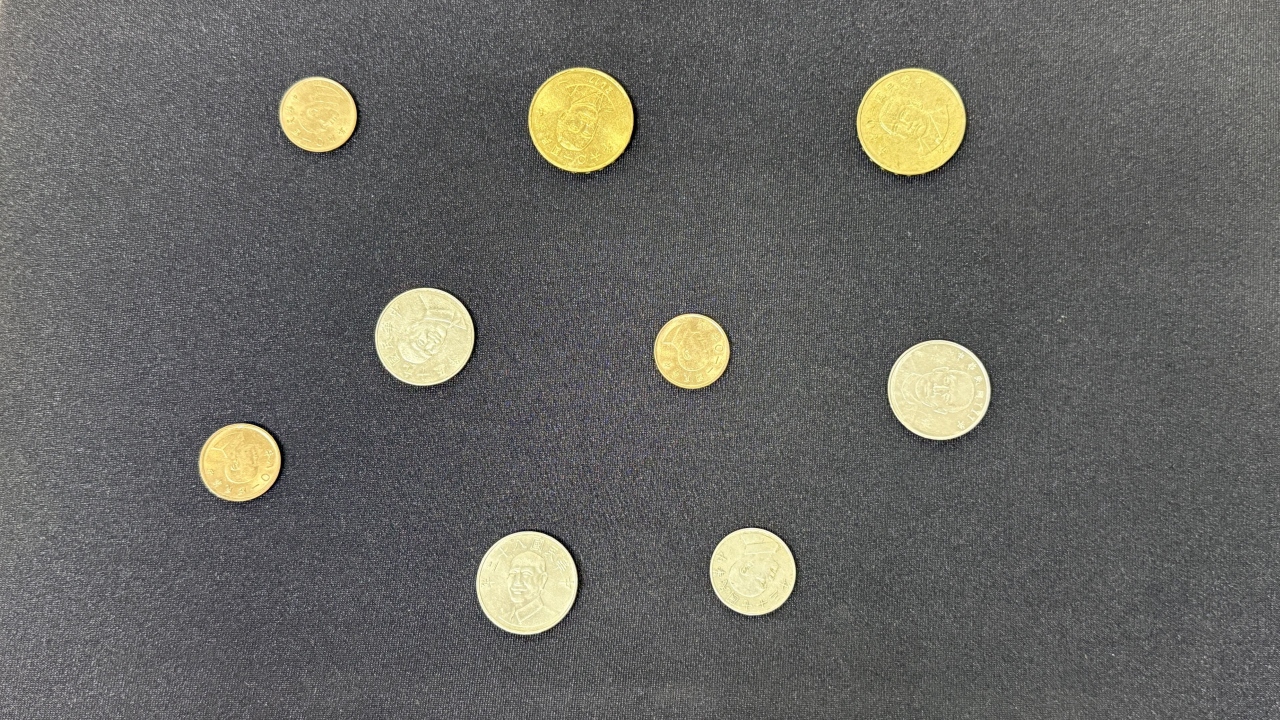
#> input picture data/image2.jpg, 3840 x 2160 px (shown at 1/3 size)
$ jupyter execute eliott.ipynb
#> lines starting #> are read from the running program, lines starting #| are printed output that depends on the picture; after the words box and inside, x2 and y2 are one past the last pixel; in counts of white or black regions, pixels touching at a corner belong together
[cell 1]
import matplotlib.pyplot as plt
import numpy as np
import cv2
#import scikit-image as skimage

chemin = './data/image2.jpg'
piece = cv2.imread(chemin, cv2.IMREAD_GRAYSCALE) # on force l'image a rester en niveau de gris (car c'est plus simple pour detecter les cercles)
#> piece: shape (2160, 3840); min 0, max 255, mean 102.2
#piece = piece[220:1900, 750:2800] # on recadre jsp si c'est vrm utile
echelle = 0.25
piece_reduite = cv2.resize(piece, None, fx=echelle, fy=echelle, interpolation=cv2.INTER_AREA) # pour reduire la quelité pour que ça aille plus vite
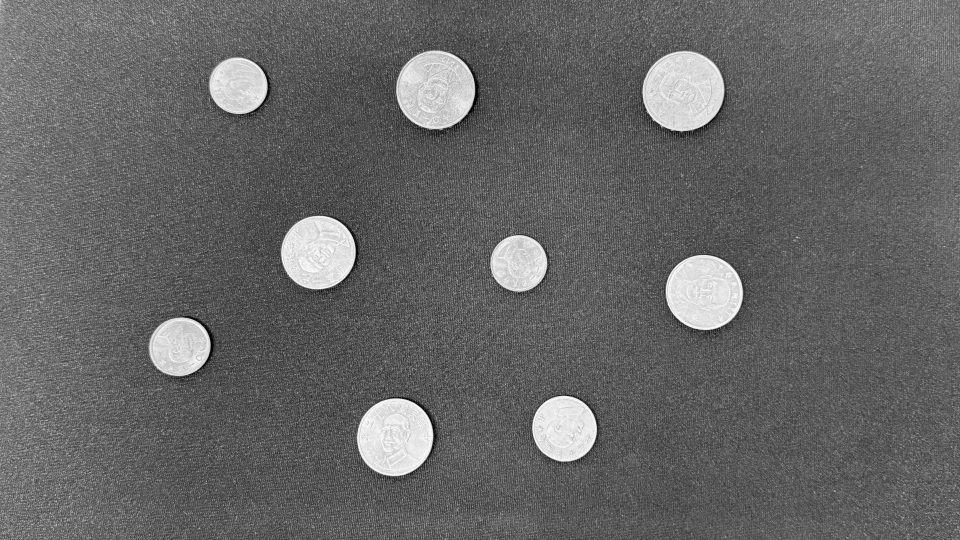
#> piece_reduite: shape (540, 960); min 0, max 252, mean 102.2
piece_floue = cv2.medianBlur(piece_reduite, 5) # pour ne pas etre perturbé par certain détail (c'est juste pour la detection des cercles)
image_resultat = cv2.cvtColor(piece, cv2.COLOR_GRAY2RGB) # permet a la fin de pouvoir rajouter des couleurs sur l'image (car plus tot j'ai forcer l'image a rester en niveau de gris)

cercles = cv2.HoughCircles(
    piece_floue, # l'image sur la quel on cherche les cercles
    cv2.HOUGH_GRADIENT, # la methode
    dp=1.2, # a quel point ça dois etre un cercle parfait (1 c'est parfait, 1.2 ça peut être légeremnt oval)
    minDist=65, # la distance minimale entre 2 cercle, pour eviter de detecter 2 fois la mme piece
    param1=100, # plus c'est haut plus le contours doit etre net pour etre detecte
    param2=30, # le taux de fiabilité (plus c'est haut plus il a tendance a detecter des cercle)
    minRadius=25, # les limite de tailles des rayons des cercle
    maxRadius=60,
)
#> cercles = [[435, 89.4, 39.28], [563.4, 427.8, 32.44], [317.4, 251.4, 37.72], [705, 292.2, 37.12], [683.4, 93, 42.16], [517.8, 262.2, 28.84], [396.6, 436.2, 40.84], [178.2, 346.2, 29.32], [238.2, 84.6, 28.24]]

if piece is None:
    raise FileNotFoundError(f'Image introuvable : {chemin}')

if cercles is None:
    print('Aucun cercle détecté. Essaie de diminuer param2 ou ajuste minRadius/maxRadius.')
else:
    cercles = np.round(cercles[0] / echelle).astype(int)
#> cercles = [[1740, 358, 157], [2254, 1711, 130], [1270, 1006, 151], [2820, 1169, 148], [2734, 372, 169], [2071, 1049, 115], [1586, 1745, 163], [713, 1385, 117], [953, 338, 113]]
    for x, y, rayon in cercles:
        cv2.circle(image_resultat, (x, y), rayon, (0, 255, 0), 5)
        cv2.circle(image_resultat, (x, y), 5, (255, 0, 0), -1)
        print(f'cercle détecté : centre=({x}, {y}), taille={rayon*2}')
#> this loop made 9 passes
#| cercle détecté : centre=(1740, 358), taille=314
#| cercle détecté : centre=(2254, 1711), taille=260
#| cercle détecté : centre=(1270, 1006), taille=302
#| cercle détecté : centre=(2820, 1169), taille=296
#| cercle détecté : centre=(2734, 372), taille=338
#| cercle détecté : centre=(2071, 1049), taille=230
#| cercle détecté : centre=(1586, 1745), taille=326
#| cercle détecté : centre=(713, 1385), taille=234
#> (further printed lines are left out)
    print(f'{len(cercles)} cercles détectés')
#| 9 cercles détectés

plt.figure(figsize=(14, 8))
plt.imshow(image_resultat)
plt.axis('off')
plt.show()

[cell 2]
import matplotlib.pyplot as plt
import numpy as np
import cv2

chemin = './data/image4.jpg'
piece = cv2.imread(chemin, cv2.IMREAD_GRAYSCALE)
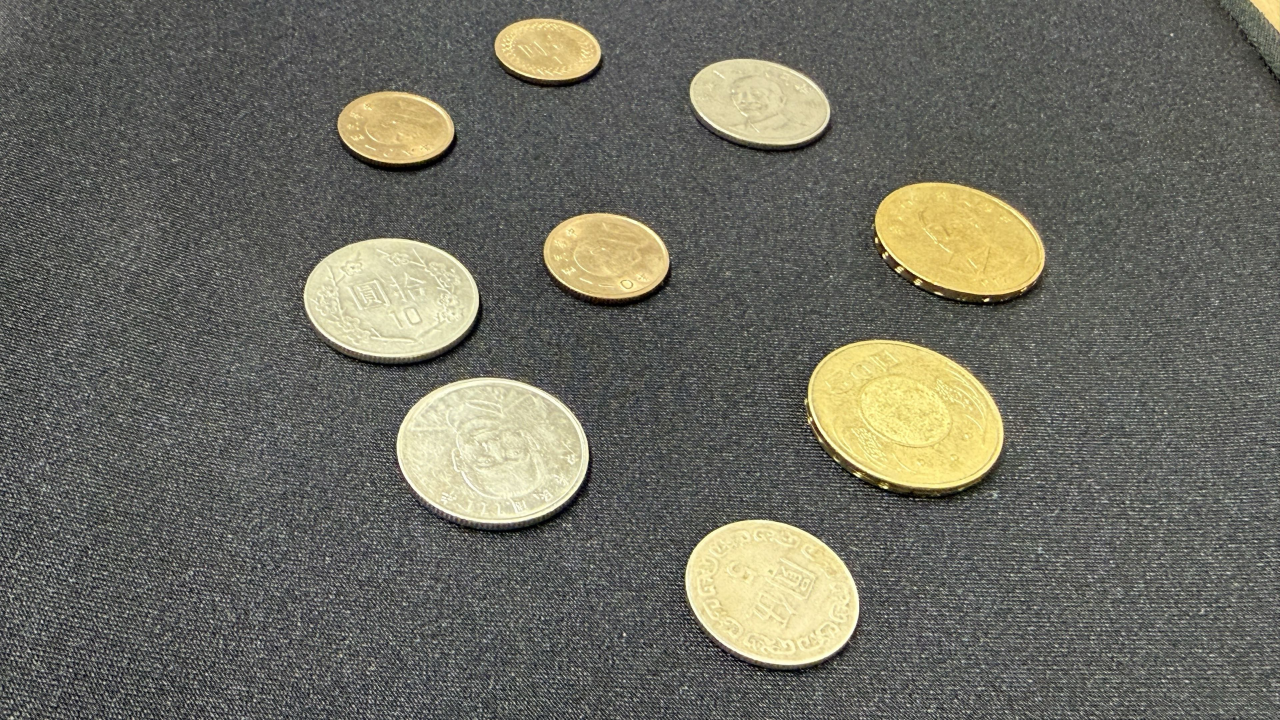
#> input picture data/image4.jpg, 3840 x 2160 px (shown at 1/3 size)
#> piece: shape (2160, 3840); min 0, max 255, mean 107
echelle = 0.23
piece_reduite = cv2.resize(piece, None, fx=echelle, fy=echelle, interpolation=cv2.INTER_AREA)
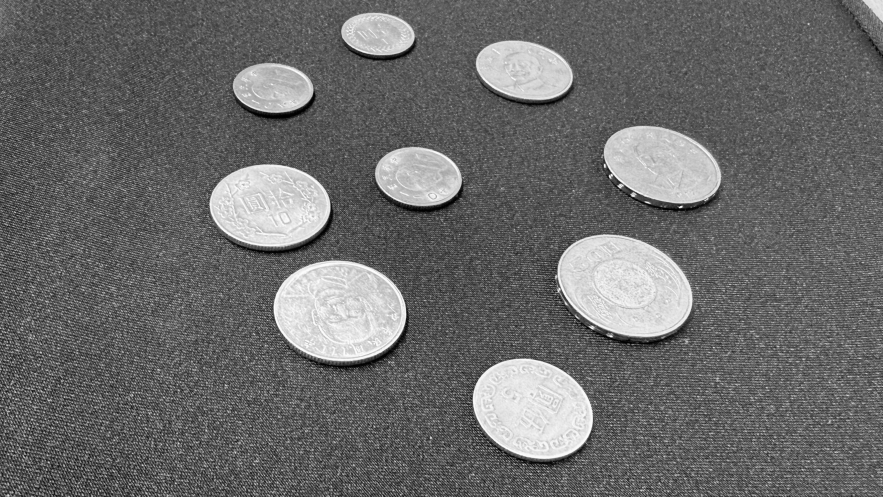
#> piece_reduite: shape (497, 883); min 0, max 253, mean 107
piece_floue = cv2.medianBlur(piece_reduite, 5)
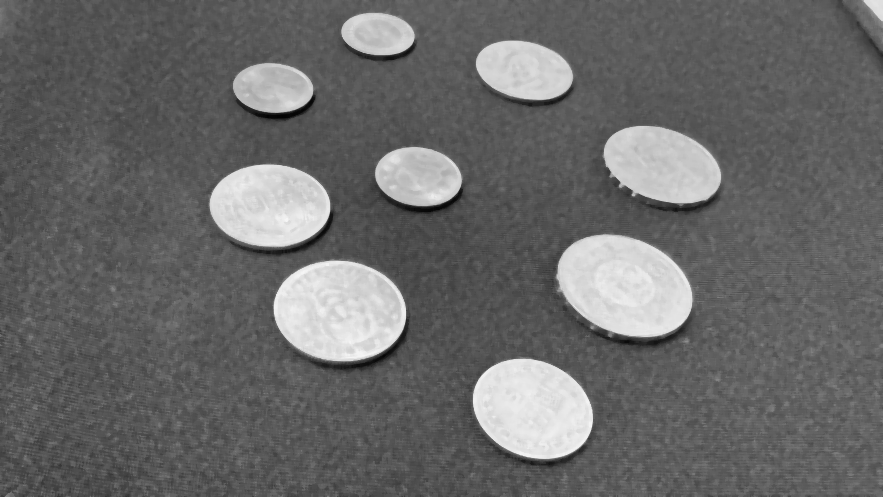
#> piece_floue: shape (497, 883); min 2, max 246, mean 105
image_resultat = cv2.cvtColor(piece, cv2.COLOR_GRAY2RGB)

cercles = cv2.HoughCircles(
    piece_floue,
    cv2.HOUGH_GRADIENT,
    dp=1.5,
    minDist=65,
    param1=135,
    param2=58,
    minRadius=10,
    maxRadius=85,
)
#> cercles = [[542.2, 384.8, 74.2], [360.8, 312.8, 44.35], [276.8, 185.2, 68.8], [288.8, 92.25, 24.55]]

if piece is None:
    raise FileNotFoundError(f'Image introuvable : {chemin}')

if cercles is None:
    print('Aucun cercle détecté. Essaie de diminuer param2 ou ajuste minRadius/maxRadius.')
else:
    cercles = np.round(cercles[0] / echelle).astype(int)
#> cercles = [[2358, 1673, 323], [1568, 1360, 193], [1203, 805, 299], [1255, 401, 107]]
    for x, y, rayon in cercles:
        cv2.circle(image_resultat, (x, y), rayon, (0, 255, 0), 5)
        cv2.circle(image_resultat, (x, y), 5, (255, 0, 0), -1)
        print(f'cercle détecté : centre=({x}, {y}), taille={rayon*2}')
#> this loop made 4 passes
#| cercle détecté : centre=(2358, 1673), taille=646
#| cercle détecté : centre=(1568, 1360), taille=386
#| cercle détecté : centre=(1203, 805), taille=598
#| cercle détecté : centre=(1255, 401), taille=214
    print(f'{len(cercles)} cercles détectés')
#| 4 cercles détectés

plt.figure(figsize=(14, 8))
plt.imshow(image_resultat)
plt.axis('off')
plt.show()

[cell 3]
import matplotlib.pyplot as plt
import numpy as np
import cv2
import skimage as ski

image = './data/image4.jpg'

img = cv2.imread(image, cv2.IMREAD_GRAYSCALE)
echelle = 0.4
piece_reduite = cv2.resize(img, None, fx=echelle, fy=echelle, interpolation=cv2.INTER_AREA)
#> piece_reduite: shape (864, 1536)
piece_floue = cv2.medianBlur(piece_reduite, 5)
#> piece_floue: shape (864, 1536)
seuil, img_binaire = cv2.threshold(piece_floue, 127, 255, cv2.THRESH_BINARY)
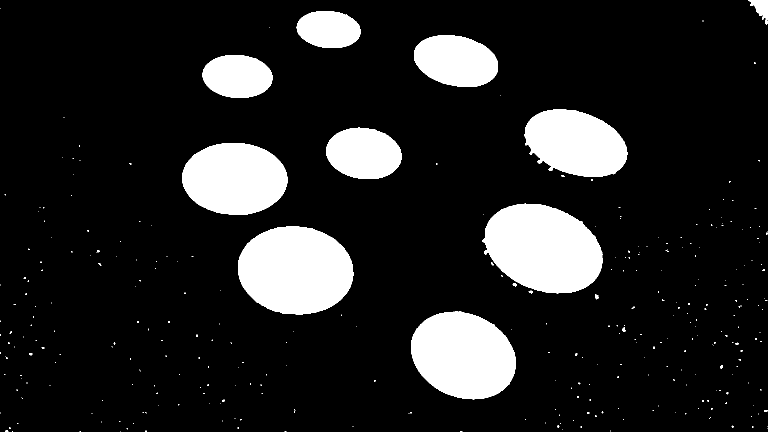
#> img_binaire: shape (864, 1536) (shown at 1/2 size); 13.8% white; 335 white regions (317 under 20 px), largest, box (x1, y1, x2, y2) and area: (965, 407, 1206, 587) 32130, (476, 452, 707, 629) 32052, (822, 623, 1031, 799) 28338
image_resultat = cv2.cvtColor(img_binaire, cv2.COLOR_GRAY2RGB)

cercles = cv2.HoughCircles(
    img_binaire,
    cv2.HOUGH_GRADIENT,
    dp=1.2,
    minDist=80,
    param1=100,
    param2=15,
    minRadius=10,
    maxRadius=100,
)
#> cercles = 13 rows, first 8: [618.6, 534.6, 89.56], [948.6, 725.4, 81.28], [1128.6, 498.6, 86.2], [419.4, 354.6, 55.24], [726.6, 269.4, 86.8], [510.6, 354.6, 63.52], [480.6, 185.4, 74.56], [942.6, 138.6, 53.8]

if img is None:
    raise FileNotFoundError(f'Image introuvable : {image}')

if cercles is None:
    print('Aucun cercle détecté. Essaie de diminuer param2 ou ajuste minRadius/maxRadius.')
else:
    cercles = np.round(cercles[0] / echelle).astype(int)
#> cercles = 13 rows, first 8: [1547, 1337, 224], [2372, 1814, 203], [2822, 1246, 216], [1048, 886, 138], [1817, 674, 217], [1276, 886, 159], [1202, 464, 186], [2356, 346, 134]
    for x, y, rayon in cercles:
        cv2.circle(image_resultat, (x, y), rayon, (0, 255, 0), 5)
        cv2.circle(image_resultat, (x, y), 5, (255, 0, 0), -1)
        print(f'cercle détecté : centre=({x}, {y}), taille={rayon*2}')
#> this loop made 13 passes
#> (x, y, rayon) on passes 1 to 12: (1547, 1337, 224), (2372, 1814, 203), (2822, 1246, 216), (1048, 886, 138), (1817, 674, 217), (1276, 886, 159), (1202, 464, 186), (2356, 346, 134), (1550, 136, 66), (2972, 766, 157), (2162, 278, 91), (2750, 689, 133)
#| cercle détecté : centre=(1547, 1337), taille=448
#| cercle détecté : centre=(2372, 1814), taille=406
#| cercle détecté : centre=(2822, 1246), taille=432
#| cercle détecté : centre=(1048, 886), taille=276
#| cercle détecté : centre=(1817, 674), taille=434
#| cercle détecté : centre=(1276, 886), taille=318
#| cercle détecté : centre=(1202, 464), taille=372
#| cercle détecté : centre=(2356, 346), taille=268
#> (further printed lines are left out)
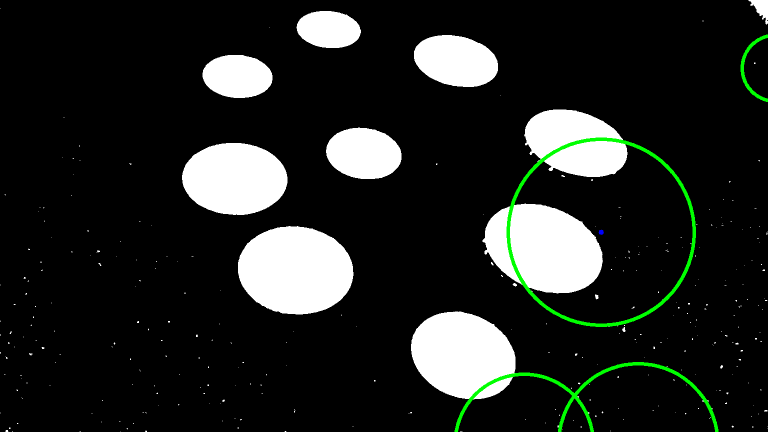
#> image_resultat: shape (864, 1536, 3) (shown at 1/2 size); mean B, G, R 34.5, 37.4, 34.5
    print(f'{len(cercles)} cercles détectés')
#| 13 cercles détectés

plt.figure(figsize=(14, 8))
plt.imshow(image_resultat)
plt.axis('off')
plt.show()

[cell 4]
import matplotlib.pyplot as plt
import scipy as sp
import skimage as ski

image = './data/image4.jpg'
img = cv2.imread(image, cv2.IMREAD_GRAYSCALE)
echelle = 0.15
piece_reduite = cv2.resize(img, None, fx=echelle, fy=echelle, interpolation=cv2.INTER_AREA)
#> piece_reduite: shape (324, 576)
piece_floue = cv2.medianBlur(piece_reduite, 5)
#> piece_floue: shape (324, 576)
seuil, img_binaire = cv2.threshold(piece_floue, 127, 255, cv2.THRESH_BINARY)
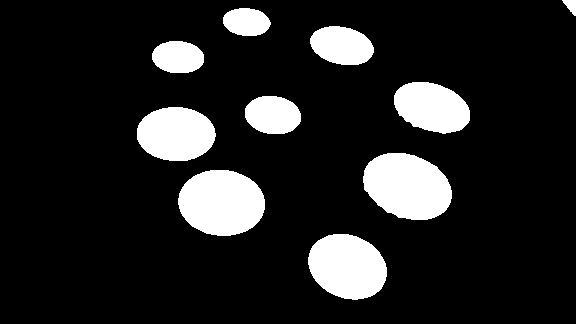
#> img_binaire: shape (324, 576); 13.7% white; 10 white regions, largest, box (x1, y1, x2, y2) and area: (363, 153, 452, 220) 4560, (178, 170, 265, 236) 4526, (308, 234, 387, 300) 4012
edges = ski.feature.canny(img_binaire / 255.)
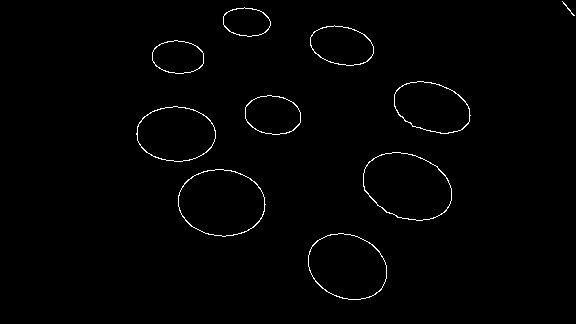
#> edges: shape (324, 576) bool; 1% white in thin lines or dots, all inside (x1, y1, x2, y2) = (136, 1, 575, 300)
fill_coins = sp.ndimage.binary_fill_holes(edges)
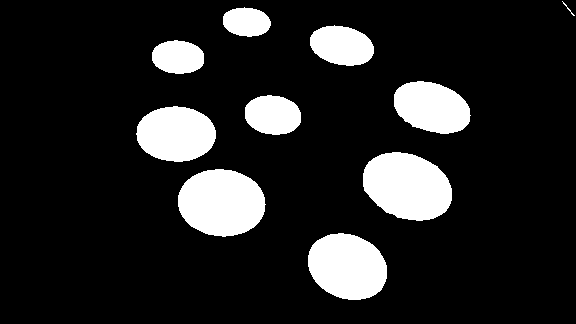
#> fill_coins: shape (324, 576) bool; 14.1% white; 10 white regions, largest, box (x1, y1, x2, y2) and area: (363, 152, 452, 221) 4687, (178, 169, 266, 237) 4649, (308, 233, 387, 300) 4121


plt.figure(figsize=(14, 8))
plt.imshow(fill_coins, cmap='gray')
plt.axis('off')
plt.show()
